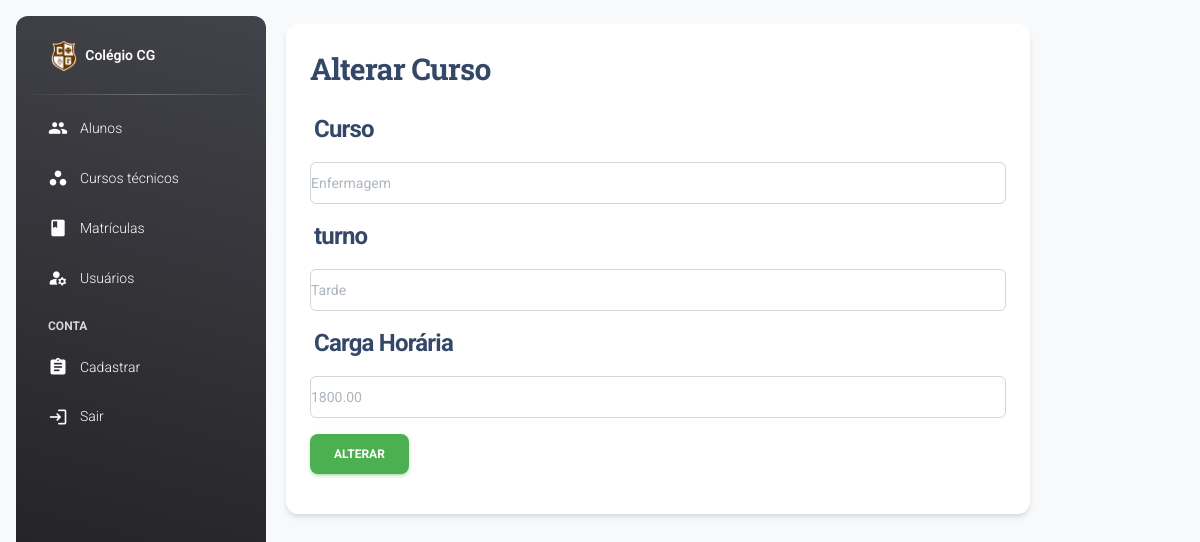
The page /projetomatricula22/altcurso.php?id=1 (signed in) on the database its author committed.
### tables this page shows
CREATE TABLE `tbcursos` (
  `codcurso` int(11) NOT NULL,
  `nome` varchar(100) DEFAULT NULL,
  `turno` varchar(10) DEFAULT NULL,
  `cargahoraria` double(9,2) DEFAULT NULL
);

### projetomatricula22/altcurso.php (the view, shortened to what this page needs)
<?php
include 'banco.php';
$id = $_GET['id'];
$sql = "select * from tbcursos where codcurso = '$id'";
$busca = $conexao->query($sql);
$linha = $busca->fetch_array(MYSQLI_ASSOC);
?>
<!DOCTYPE html>
<html lang="en">
  <head>
<link href="./assets/css/nucleo-icons.css" rel="stylesheet" />
<link href="./assets/css/nucleo-svg.css" rel="stylesheet" />
<link id="pagestyle" href="./assets/css/material-dashboard.css?v=3.0.4" rel="stylesheet" />
  </head>
  <body class="g-sidenav-show  bg-gray-100">
      <aside class="sidenav navbar navbar-vertical navbar-expand-xs border-0 border-radius-xl my-3 fixed-start ms-3   bg-gradient-dark" id="sidenav-main">
  <div class="sidenav-header">
    <a class="navbar-brand m-0" href="principal.php" >
      <img src="./assets/img/favicon.png" class="navbar-brand-img h-100" alt="main_logo">
      <span class="ms-1 font-weight-bold text-white"  >Colégio CG</span>
    </a>
  </div>
  <hr class="horizontal light mt-0 mb-2">
  <div class="collapse navbar-collapse  w-auto " id="sidenav-collapse-main">
    <ul class="navbar-nav">
<li class="nav-item">
  <a class="nav-link text-white " href="alunos.php">
      <div class="text-white text-center me-2 d-flex align-items-center justify-content-center">
        <i class="material-icons opacity-10">people</i></i>
      </div>
    <span class="nav-link-text ms-1">Alunos</span>
  </a>
</li>
<li class="nav-item">
  <a class="nav-link text-white " href="Cursos.php">
      <div class="text-white text-center me-2 d-flex align-items-center justify-content-center">
        <i class="material-icons opacity-10">workspaces</i>
      </div>
    <span class="nav-link-text ms-1">Cursos técnicos</span>
  </a>
</li>
<li class="nav-item">
  <a class="nav-link text-white " href="matricula.php">
      <div class="text-white text-center me-2 d-flex align-items-center justify-content-center">
        <i class="material-icons opacity-10">book</i>
      </div>
    <span class="nav-link-text ms-1">Matrículas</span>
  </a>
</li>
<li class="nav-item">
  <a class="nav-link text-white " href="users.php">
      <div class="text-white text-center me-2 d-flex align-items-center justify-content-center">
        <i class="material-icons opacity-10">manage_accounts</i>
      </div>
    <span class="nav-link-text ms-1">Usuários</span>
  </a>
</li>
    <li class="nav-item mt-3">
      <h6 class="ps-4 ms-2 text-uppercase text-xs text-white font-weight-bolder opacity-8">Conta</h6>
    </li>
<li class="nav-item">
  <a class="nav-link text-white " href="cadastro.php">
      <div class="text-white text-center me-2 d-flex align-items-center justify-content-center">
        <i class="material-icons opacity-10">assignment</i>
      </div>
    <span class="nav-link-text ms-1">Cadastrar</span>
  </a>
</li>
<li class="nav-item">
  <a class="nav-link text-white " href="sair.php">
      <div class="text-white text-center me-2 d-flex align-items-center justify-content-center">
        <i class="material-icons opacity-10">login</i>
      </div>
    <span class="nav-link-text ms-1">Sair</span>
  </a>
</li>
    </ul>
  </div>
</aside>
      <main class="main-content border-radius-lg ">
    <div class="row mt-4">
      <div class="col-10">
 <section class="content">
        <div class="container-fluid">
          <div class="card card-solid">
            <div class="card-body">
              <div class="row">
                <div class="col-12">
                  <form action="alterarcurso.php?" method="POST">
                    <h3><b>Alterar Curso</b></h3>
                    <label><h4><b>Curso</b></h4></label>
                    <div class="input-group mb-3">
                      <input type="text" class="form-control" placeholder="<?php echo $linha['nome'] ?>" name="nome" id="nome" >
                    </div>
					<label><h4><b>turno</b></h4></label>
                          <div class="input-group mb-3">
                      <input type="text" class="form-control" placeholder="<?php echo $linha['turno'] ?>" name="turno" id="turno" >
                    </div>
			        <label><h4><b>Carga Horária</b></h4></label>
                          <div class="input-group mb-3">
                            <input type="text" class="form-control " placeholder="<?php echo $linha['cargahoraria'] ?>" name="cargahoraria" id="cargahoraria" >
                   </div>
					  <div class="col-12">
                      <button type="submit" class="btn btn-success btn-block"><b>Alterar</b></button>
                      </div>
                  </form>
                </div>
              </div>
            </div>
          </div>
        </div>
      </section>
        </div>
      </div>
<div class="row mt-4">
  <div class="col-lg-5 mb-lg-0 mb-4">
  </div>
  <div class="col-lg-7">
  </div>
</div>
       </main>
  </body>
</html>

### rows shown on the page
tbcursos: nome "Enfermagem", turno "Tarde", cargahoraria "1800.00"
